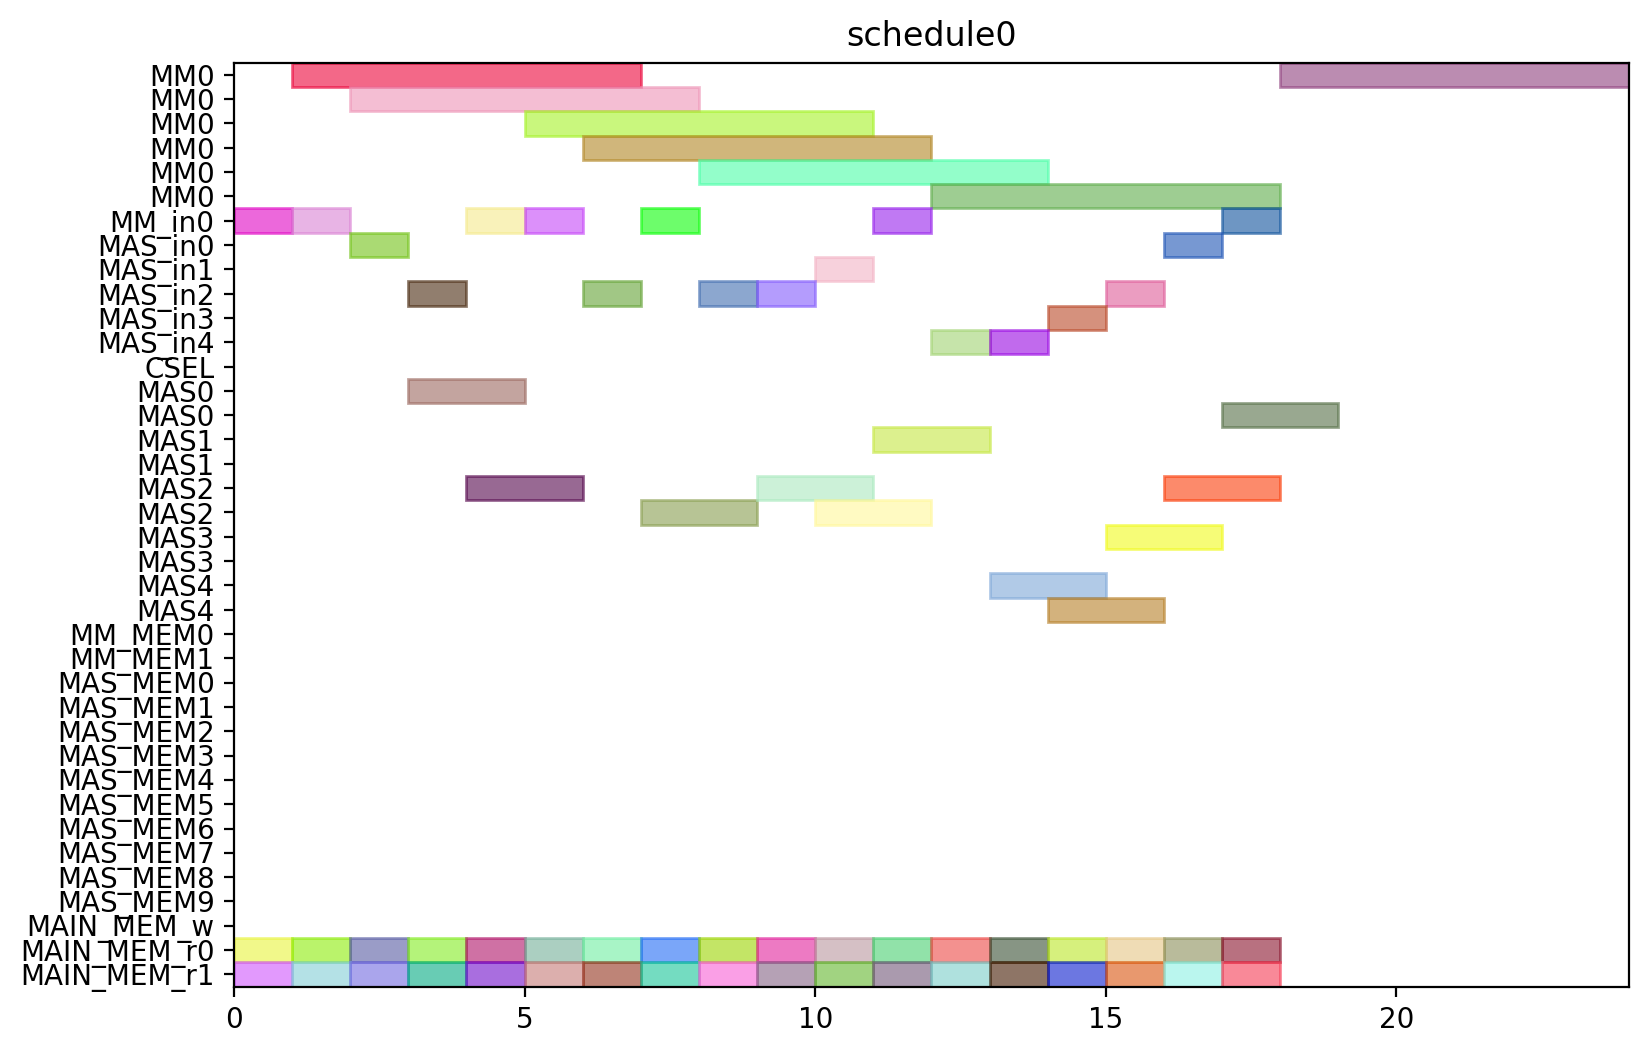

The Python source for this figure:
from pyschedule import Scenario, solvers, plotters, alt


def solve():
	horizon = 120
	S = Scenario("schedule0", horizon=horizon)

	# resource
	MM = S.Resources('MM', num=1, size=6)
	MM_in = S.Resources('MM_in', num=1)
	MAS_in = S.Resources('MAS_in', num=5)
	CSEL = S.Resource('CSEL')
	MAS = S.Resources('MAS', num=5, size=2, periods=range(1, horizon))
	MM_MEM = S.Resources('MM_MEM', num=2)
	MAS_MEM = S.Resources('MAS_MEM', num=10)
	MAIN_MEM_w = S.Resource('MAIN_MEM_w', size=1)
	MAIN_MEM_r = S.Resources('MAIN_MEM_r', num=2)

	# result of previous scheduling

	# new tasks
	t0_t0 = S.Task('t0_t0', length=2, delay_cost=1)
	t0_t0 += alt(MAS)
	t0_t0_in = S.Task('t0_t0_in', length=1, delay_cost=1)
	t0_t0_in += alt(MAS_in)
	S += t0_t0_in*MAS_in[0]<=t0_t0*MAS[0]

	S += t0_t0_in*MAS_in[1]<=t0_t0*MAS[1]

	S += t0_t0_in*MAS_in[2]<=t0_t0*MAS[2]

	S += t0_t0_in*MAS_in[3]<=t0_t0*MAS[3]

	S += t0_t0_in*MAS_in[4]<=t0_t0*MAS[4]

	t0_t0_mem0 = S.Task('t0_t0_mem0', length=1, delay_cost=1)
	t0_t0_mem0 += MAIN_MEM_r[0]
	S += t0_t0_mem0 <= t0_t0

	t0_t0_mem1 = S.Task('t0_t0_mem1', length=1, delay_cost=1)
	t0_t0_mem1 += MAIN_MEM_r[1]
	S += t0_t0_mem1 <= t0_t0

	t0_t1 = S.Task('t0_t1', length=2, delay_cost=1)
	t0_t1 += alt(MAS)
	t0_t1_in = S.Task('t0_t1_in', length=1, delay_cost=1)
	t0_t1_in += alt(MAS_in)
	S += t0_t1_in*MAS_in[0]<=t0_t1*MAS[0]

	S += t0_t1_in*MAS_in[1]<=t0_t1*MAS[1]

	S += t0_t1_in*MAS_in[2]<=t0_t1*MAS[2]

	S += t0_t1_in*MAS_in[3]<=t0_t1*MAS[3]

	S += t0_t1_in*MAS_in[4]<=t0_t1*MAS[4]

	t0_t1_mem0 = S.Task('t0_t1_mem0', length=1, delay_cost=1)
	t0_t1_mem0 += MAIN_MEM_r[0]
	S += t0_t1_mem0 <= t0_t1

	t0_t1_mem1 = S.Task('t0_t1_mem1', length=1, delay_cost=1)
	t0_t1_mem1 += MAIN_MEM_r[1]
	S += t0_t1_mem1 <= t0_t1

	t0_t3 = S.Task('t0_t3', length=6, delay_cost=1)
	t0_t3 += alt(MM)
	t0_t3_in = S.Task('t0_t3_in', length=1, delay_cost=1)
	t0_t3_in += alt(MM_in)
	S += t0_t3_in*MM_in[0]<=t0_t3*MM[0]
	t0_t3_mem0 = S.Task('t0_t3_mem0', length=1, delay_cost=1)
	t0_t3_mem0 += MAIN_MEM_r[0]
	S += t0_t3_mem0 <= t0_t3

	t0_t3_mem1 = S.Task('t0_t3_mem1', length=1, delay_cost=1)
	t0_t3_mem1 += MAIN_MEM_r[1]
	S += t0_t3_mem1 <= t0_t3

	t1_t0 = S.Task('t1_t0', length=2, delay_cost=1)
	t1_t0 += alt(MAS)
	t1_t0_in = S.Task('t1_t0_in', length=1, delay_cost=1)
	t1_t0_in += alt(MAS_in)
	S += t1_t0_in*MAS_in[0]<=t1_t0*MAS[0]

	S += t1_t0_in*MAS_in[1]<=t1_t0*MAS[1]

	S += t1_t0_in*MAS_in[2]<=t1_t0*MAS[2]

	S += t1_t0_in*MAS_in[3]<=t1_t0*MAS[3]

	S += t1_t0_in*MAS_in[4]<=t1_t0*MAS[4]

	t1_t0_mem0 = S.Task('t1_t0_mem0', length=1, delay_cost=1)
	t1_t0_mem0 += MAIN_MEM_r[0]
	S += t1_t0_mem0 <= t1_t0

	t1_t0_mem1 = S.Task('t1_t0_mem1', length=1, delay_cost=1)
	t1_t0_mem1 += MAIN_MEM_r[1]
	S += t1_t0_mem1 <= t1_t0

	t1_t1 = S.Task('t1_t1', length=2, delay_cost=1)
	t1_t1 += alt(MAS)
	t1_t1_in = S.Task('t1_t1_in', length=1, delay_cost=1)
	t1_t1_in += alt(MAS_in)
	S += t1_t1_in*MAS_in[0]<=t1_t1*MAS[0]

	S += t1_t1_in*MAS_in[1]<=t1_t1*MAS[1]

	S += t1_t1_in*MAS_in[2]<=t1_t1*MAS[2]

	S += t1_t1_in*MAS_in[3]<=t1_t1*MAS[3]

	S += t1_t1_in*MAS_in[4]<=t1_t1*MAS[4]

	t1_t1_mem0 = S.Task('t1_t1_mem0', length=1, delay_cost=1)
	t1_t1_mem0 += MAIN_MEM_r[0]
	S += t1_t1_mem0 <= t1_t1

	t1_t1_mem1 = S.Task('t1_t1_mem1', length=1, delay_cost=1)
	t1_t1_mem1 += MAIN_MEM_r[1]
	S += t1_t1_mem1 <= t1_t1

	t1_t3 = S.Task('t1_t3', length=6, delay_cost=1)
	t1_t3 += alt(MM)
	t1_t3_in = S.Task('t1_t3_in', length=1, delay_cost=1)
	t1_t3_in += alt(MM_in)
	S += t1_t3_in*MM_in[0]<=t1_t3*MM[0]
	t1_t3_mem0 = S.Task('t1_t3_mem0', length=1, delay_cost=1)
	t1_t3_mem0 += MAIN_MEM_r[0]
	S += t1_t3_mem0 <= t1_t3

	t1_t3_mem1 = S.Task('t1_t3_mem1', length=1, delay_cost=1)
	t1_t3_mem1 += MAIN_MEM_r[1]
	S += t1_t3_mem1 <= t1_t3

	t2_t2 = S.Task('t2_t2', length=2, delay_cost=1)
	t2_t2 += alt(MAS)
	t2_t2_in = S.Task('t2_t2_in', length=1, delay_cost=1)
	t2_t2_in += alt(MAS_in)
	S += t2_t2_in*MAS_in[0]<=t2_t2*MAS[0]

	S += t2_t2_in*MAS_in[1]<=t2_t2*MAS[1]

	S += t2_t2_in*MAS_in[2]<=t2_t2*MAS[2]

	S += t2_t2_in*MAS_in[3]<=t2_t2*MAS[3]

	S += t2_t2_in*MAS_in[4]<=t2_t2*MAS[4]

	t2_t2_mem0 = S.Task('t2_t2_mem0', length=1, delay_cost=1)
	t2_t2_mem0 += MAIN_MEM_r[0]
	S += t2_t2_mem0 <= t2_t2

	t2_t2_mem1 = S.Task('t2_t2_mem1', length=1, delay_cost=1)
	t2_t2_mem1 += MAIN_MEM_r[1]
	S += t2_t2_mem1 <= t2_t2

	t5_t0 = S.Task('t5_t0', length=6, delay_cost=1)
	t5_t0 += alt(MM)
	t5_t0_in = S.Task('t5_t0_in', length=1, delay_cost=1)
	t5_t0_in += alt(MM_in)
	S += t5_t0_in*MM_in[0]<=t5_t0*MM[0]
	t5_t0_mem0 = S.Task('t5_t0_mem0', length=1, delay_cost=1)
	t5_t0_mem0 += MAIN_MEM_r[0]
	S += t5_t0_mem0 <= t5_t0

	t5_t0_mem1 = S.Task('t5_t0_mem1', length=1, delay_cost=1)
	t5_t0_mem1 += MAIN_MEM_r[1]
	S += t5_t0_mem1 <= t5_t0

	t5_t1 = S.Task('t5_t1', length=6, delay_cost=1)
	t5_t1 += alt(MM)
	t5_t1_in = S.Task('t5_t1_in', length=1, delay_cost=1)
	t5_t1_in += alt(MM_in)
	S += t5_t1_in*MM_in[0]<=t5_t1*MM[0]
	t5_t1_mem0 = S.Task('t5_t1_mem0', length=1, delay_cost=1)
	t5_t1_mem0 += MAIN_MEM_r[0]
	S += t5_t1_mem0 <= t5_t1

	t5_t1_mem1 = S.Task('t5_t1_mem1', length=1, delay_cost=1)
	t5_t1_mem1 += MAIN_MEM_r[1]
	S += t5_t1_mem1 <= t5_t1

	t5_t2 = S.Task('t5_t2', length=2, delay_cost=1)
	t5_t2 += alt(MAS)
	t5_t2_in = S.Task('t5_t2_in', length=1, delay_cost=1)
	t5_t2_in += alt(MAS_in)
	S += t5_t2_in*MAS_in[0]<=t5_t2*MAS[0]

	S += t5_t2_in*MAS_in[1]<=t5_t2*MAS[1]

	S += t5_t2_in*MAS_in[2]<=t5_t2*MAS[2]

	S += t5_t2_in*MAS_in[3]<=t5_t2*MAS[3]

	S += t5_t2_in*MAS_in[4]<=t5_t2*MAS[4]

	t5_t2_mem0 = S.Task('t5_t2_mem0', length=1, delay_cost=1)
	t5_t2_mem0 += MAIN_MEM_r[0]
	S += t5_t2_mem0 <= t5_t2

	t5_t2_mem1 = S.Task('t5_t2_mem1', length=1, delay_cost=1)
	t5_t2_mem1 += MAIN_MEM_r[1]
	S += t5_t2_mem1 <= t5_t2

	t5_t3 = S.Task('t5_t3', length=2, delay_cost=1)
	t5_t3 += alt(MAS)
	t5_t3_in = S.Task('t5_t3_in', length=1, delay_cost=1)
	t5_t3_in += alt(MAS_in)
	S += t5_t3_in*MAS_in[0]<=t5_t3*MAS[0]

	S += t5_t3_in*MAS_in[1]<=t5_t3*MAS[1]

	S += t5_t3_in*MAS_in[2]<=t5_t3*MAS[2]

	S += t5_t3_in*MAS_in[3]<=t5_t3*MAS[3]

	S += t5_t3_in*MAS_in[4]<=t5_t3*MAS[4]

	t5_t3_mem0 = S.Task('t5_t3_mem0', length=1, delay_cost=1)
	t5_t3_mem0 += MAIN_MEM_r[0]
	S += t5_t3_mem0 <= t5_t3

	t5_t3_mem1 = S.Task('t5_t3_mem1', length=1, delay_cost=1)
	t5_t3_mem1 += MAIN_MEM_r[1]
	S += t5_t3_mem1 <= t5_t3

	t7_t0 = S.Task('t7_t0', length=2, delay_cost=1)
	t7_t0 += alt(MAS)
	t7_t0_in = S.Task('t7_t0_in', length=1, delay_cost=1)
	t7_t0_in += alt(MAS_in)
	S += t7_t0_in*MAS_in[0]<=t7_t0*MAS[0]

	S += t7_t0_in*MAS_in[1]<=t7_t0*MAS[1]

	S += t7_t0_in*MAS_in[2]<=t7_t0*MAS[2]

	S += t7_t0_in*MAS_in[3]<=t7_t0*MAS[3]

	S += t7_t0_in*MAS_in[4]<=t7_t0*MAS[4]

	t7_t0_mem0 = S.Task('t7_t0_mem0', length=1, delay_cost=1)
	t7_t0_mem0 += MAIN_MEM_r[0]
	S += t7_t0_mem0 <= t7_t0

	t7_t0_mem1 = S.Task('t7_t0_mem1', length=1, delay_cost=1)
	t7_t0_mem1 += MAIN_MEM_r[1]
	S += t7_t0_mem1 <= t7_t0

	t7_t1 = S.Task('t7_t1', length=2, delay_cost=1)
	t7_t1 += alt(MAS)
	t7_t1_in = S.Task('t7_t1_in', length=1, delay_cost=1)
	t7_t1_in += alt(MAS_in)
	S += t7_t1_in*MAS_in[0]<=t7_t1*MAS[0]

	S += t7_t1_in*MAS_in[1]<=t7_t1*MAS[1]

	S += t7_t1_in*MAS_in[2]<=t7_t1*MAS[2]

	S += t7_t1_in*MAS_in[3]<=t7_t1*MAS[3]

	S += t7_t1_in*MAS_in[4]<=t7_t1*MAS[4]

	t7_t1_mem0 = S.Task('t7_t1_mem0', length=1, delay_cost=1)
	t7_t1_mem0 += MAIN_MEM_r[0]
	S += t7_t1_mem0 <= t7_t1

	t7_t1_mem1 = S.Task('t7_t1_mem1', length=1, delay_cost=1)
	t7_t1_mem1 += MAIN_MEM_r[1]
	S += t7_t1_mem1 <= t7_t1

	t7_t3 = S.Task('t7_t3', length=6, delay_cost=1)
	t7_t3 += alt(MM)
	t7_t3_in = S.Task('t7_t3_in', length=1, delay_cost=1)
	t7_t3_in += alt(MM_in)
	S += t7_t3_in*MM_in[0]<=t7_t3*MM[0]
	t7_t3_mem0 = S.Task('t7_t3_mem0', length=1, delay_cost=1)
	t7_t3_mem0 += MAIN_MEM_r[0]
	S += t7_t3_mem0 <= t7_t3

	t7_t3_mem1 = S.Task('t7_t3_mem1', length=1, delay_cost=1)
	t7_t3_mem1 += MAIN_MEM_r[1]
	S += t7_t3_mem1 <= t7_t3

	t10_t0 = S.Task('t10_t0', length=6, delay_cost=1)
	t10_t0 += alt(MM)
	t10_t0_in = S.Task('t10_t0_in', length=1, delay_cost=1)
	t10_t0_in += alt(MM_in)
	S += t10_t0_in*MM_in[0]<=t10_t0*MM[0]
	t10_t0_mem0 = S.Task('t10_t0_mem0', length=1, delay_cost=1)
	t10_t0_mem0 += MAIN_MEM_r[0]
	S += t10_t0_mem0 <= t10_t0

	t10_t0_mem1 = S.Task('t10_t0_mem1', length=1, delay_cost=1)
	t10_t0_mem1 += MAIN_MEM_r[1]
	S += t10_t0_mem1 <= t10_t0

	t10_t1 = S.Task('t10_t1', length=6, delay_cost=1)
	t10_t1 += alt(MM)
	t10_t1_in = S.Task('t10_t1_in', length=1, delay_cost=1)
	t10_t1_in += alt(MM_in)
	S += t10_t1_in*MM_in[0]<=t10_t1*MM[0]
	t10_t1_mem0 = S.Task('t10_t1_mem0', length=1, delay_cost=1)
	t10_t1_mem0 += MAIN_MEM_r[0]
	S += t10_t1_mem0 <= t10_t1

	t10_t1_mem1 = S.Task('t10_t1_mem1', length=1, delay_cost=1)
	t10_t1_mem1 += MAIN_MEM_r[1]
	S += t10_t1_mem1 <= t10_t1

	t10_t2 = S.Task('t10_t2', length=2, delay_cost=1)
	t10_t2 += alt(MAS)
	t10_t2_in = S.Task('t10_t2_in', length=1, delay_cost=1)
	t10_t2_in += alt(MAS_in)
	S += t10_t2_in*MAS_in[0]<=t10_t2*MAS[0]

	S += t10_t2_in*MAS_in[1]<=t10_t2*MAS[1]

	S += t10_t2_in*MAS_in[2]<=t10_t2*MAS[2]

	S += t10_t2_in*MAS_in[3]<=t10_t2*MAS[3]

	S += t10_t2_in*MAS_in[4]<=t10_t2*MAS[4]

	t10_t2_mem0 = S.Task('t10_t2_mem0', length=1, delay_cost=1)
	t10_t2_mem0 += MAIN_MEM_r[0]
	S += t10_t2_mem0 <= t10_t2

	t10_t2_mem1 = S.Task('t10_t2_mem1', length=1, delay_cost=1)
	t10_t2_mem1 += MAIN_MEM_r[1]
	S += t10_t2_mem1 <= t10_t2

	t10_t3 = S.Task('t10_t3', length=2, delay_cost=1)
	t10_t3 += alt(MAS)
	t10_t3_in = S.Task('t10_t3_in', length=1, delay_cost=1)
	t10_t3_in += alt(MAS_in)
	S += t10_t3_in*MAS_in[0]<=t10_t3*MAS[0]

	S += t10_t3_in*MAS_in[1]<=t10_t3*MAS[1]

	S += t10_t3_in*MAS_in[2]<=t10_t3*MAS[2]

	S += t10_t3_in*MAS_in[3]<=t10_t3*MAS[3]

	S += t10_t3_in*MAS_in[4]<=t10_t3*MAS[4]

	t10_t3_mem0 = S.Task('t10_t3_mem0', length=1, delay_cost=1)
	t10_t3_mem0 += MAIN_MEM_r[0]
	S += t10_t3_mem0 <= t10_t3

	t10_t3_mem1 = S.Task('t10_t3_mem1', length=1, delay_cost=1)
	t10_t3_mem1 += MAIN_MEM_r[1]
	S += t10_t3_mem1 <= t10_t3

	solvers.mip.solve(S,msg=1,kind='CPLEX',ratio_gap=1.01)

	solution = [['hoge']*len(S.solution()[1]) for i in range(len(S.solution()))]
	for i in range(len(S.solution())):
		for j in range(len(S.solution()[i])):
			solution[i][j]=str(S.solution()[i][j])
	print(solution)

	cycles = int(solution[-1][3])

	pic_file_name = "/mnt/rose/usr1/fukuda/ABE/multiRAM_multiMAS_16mux/scheduling_result/stage6MM1_stage2MAS5/EP2_DBL_w_EVAL/schedule0.png"
	if(S.solution() != []):
		plotters.matplotlib.plot(S,img_filename=pic_file_name, show_task_labels=False, fig_size=(cycles*0.25+3, 6))

	return solution
